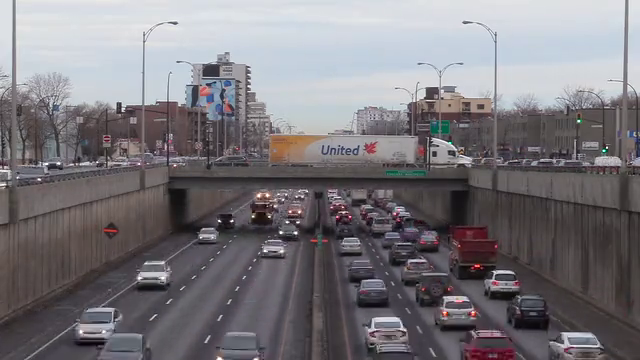
#> input picture frame 127 of cars_and_pedestrian_detection/cars_video.mp4, 640 x 360 px, given in place of cars_and_pedestrian.mp4, which was not available
$ python cars_and_pedestrian_detection.py
#> lines starting #> are read from the running program, lines starting #| are printed output that depends on the picture; after the words box and inside, x2 and y2 are one past the last pixel; in counts of white or black regions, pixels touching at a corner belong together; pictures that were not available may be replaced by others from this repository, and a replacement may not be noted
import cv2

# sample image file
img_file = 'cars.jpeg'
# sample video file
video = cv2.VideoCapture('cars_and_pedestrian.mp4')
# pretrained data
cars_classifier = 'cars.xml'
pedestrian_classifier = 'haarcascade_fullbody.xml'
# train the data
cars_tracker = cv2.CascadeClassifier(cars_classifier)
pedestrian_tracker = cv2.CascadeClassifier(pedestrian_classifier)
# while the video is open
while True:
    # read the video and get the frame -- read_successful will return a boolean value and frame return all frames in each loopings
    read_successful, frame = video.read()
#> frame is the input picture: shape (360, 640, 3); mean B, G, R 123, 118.3, 121.6
    # if it is successful only
    if read_successful:
        # convert the video to greyscale
        greyscale_frame = cv2.cvtColor(frame, cv2.COLOR_BGR2GRAY)
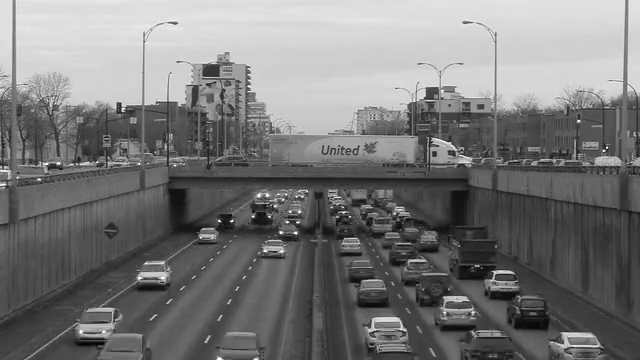
#> greyscale_frame: shape (360, 640); min 0, max 255, mean 119.8
    else:
        # exit
        break
    # get all the frames in all sizes
    cars = cars_tracker.detectMultiScale(greyscale_frame, 1.1, 1)
#> cars = [[414, 109, 21, 21], [346, 241, 21, 21], [189, 223, 31, 31], [465, 210, 30, 30], [252, 230, 41, 41], [351, 272, 47, 47], [450, 245, 50, 50], [475, 265, 50, 50], [430, 296, 50, 50], [124, 257, 50, 50], [504, 288, 54, 54], [66, 310, 51, 50]]
    pedestrians = pedestrian_tracker.detectMultiScale(greyscale_frame, 1.1, 1)
#> pedestrians = [[188, 80, 14, 30]]
    # loop through the values we got from cars and form a rectangle
    for(x, y, w, h) in cars:
        # create a rectangle
        cv2.rectangle(frame, (x +1, y + 2), (x + w, y+h), (255, 0, 0), 2 )
        cv2.rectangle(frame, (x, y), (x+w, y+h), (0, 0, 255), 2)
#> this loop made 12 passes
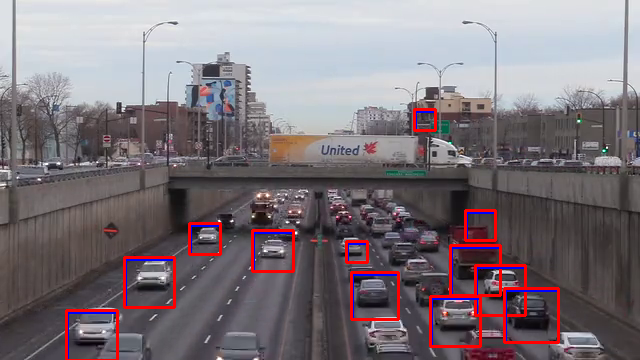
#> frame: shape (360, 640, 3); 3.04% of pixels changed, all inside (x1, y1, x2, y2) = (65, 108, 560, 360)
    # Draw a rectangle around pedestrians
    for(x, y, w, h) in pedestrians:
        cv2.rectangle(frame, (x, y), (x+w, y+h), (0, 255, 255), 2)
#> this loop made 1 pass
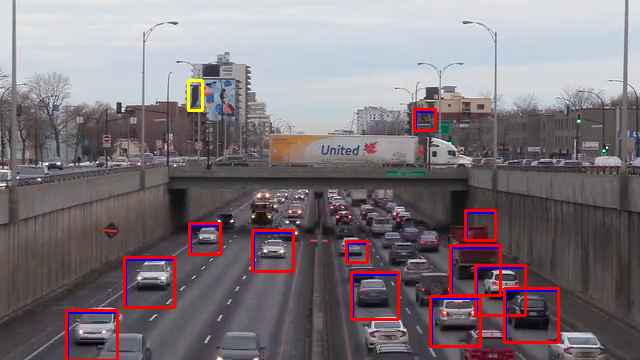
#> frame: shape (360, 640, 3); 0.11% of pixels changed, all inside (x1, y1, x2, y2) = (187, 79, 204, 112)
    # to create a frame
    cv2.imshow('cars_and_pedestrian_detection', frame)
    # wait the frame from closing
    key = cv2.waitKey(1)
#> (key Esc is pressed here)
    # close if 'q' pressed
    if key == 81 or key == 113:
        break

video.release()

$ run again, starting later in the video
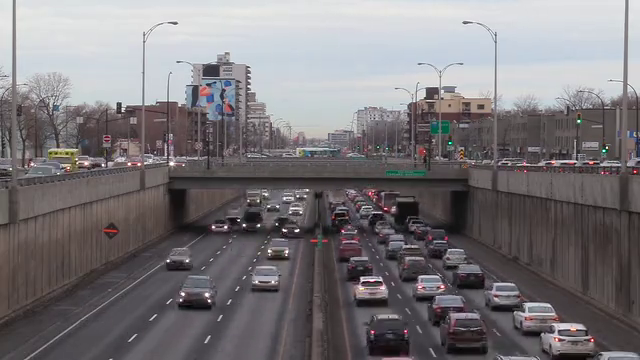
#> input picture frame 573 of cars_and_pedestrian_detection/cars_video.mp4, 640 x 360 px, given in place of cars_and_pedestrian.mp4, which was not available
#> frame is the input picture: shape (360, 640, 3); mean B, G, R 120.8, 117.8, 121.7
#> cars = [[262, 197, 21, 21], [516, 316, 28, 28], [258, 234, 36, 36], [153, 236, 49, 49], [239, 256, 53, 53], [167, 271, 56, 56], [246, 226, 52, 52], [346, 268, 54, 54], [471, 266, 63, 63]]
#> pedestrians = [[188, 80, 14, 30]]
#> the loop `for(x, y, w, h) in cars:` made 9 passes
#> after the loop `for(x, y, w, h) in cars:`:
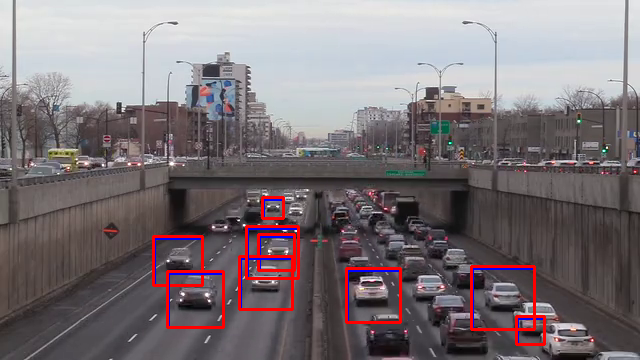
#> frame: shape (360, 640, 3); 2.57% of pixels changed, all inside (x1, y1, x2, y2) = (152, 196, 546, 346)
#> the loop `for(x, y, w, h) in pedestrians:` made 1 pass
#> after the loop `for(x, y, w, h) in pedestrians:`:
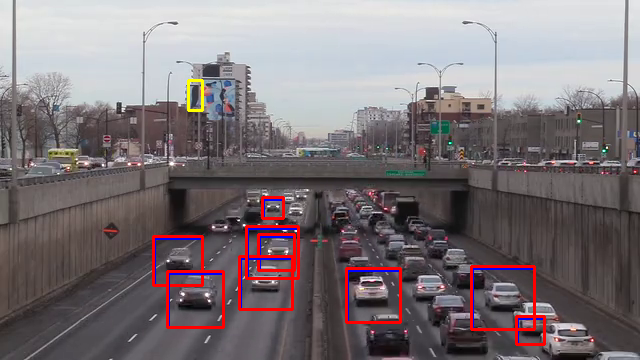
#> frame: shape (360, 640, 3); 0.11% of pixels changed, all inside (x1, y1, x2, y2) = (187, 79, 204, 112)

$ run again, starting later in the video
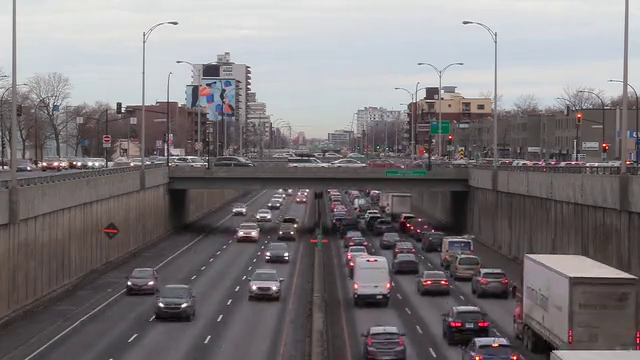
#> input picture frame 1020 of cars_and_pedestrian_detection/cars_video.mp4, 640 x 360 px, given in place of cars_and_pedestrian.mp4, which was not available
#> frame is the input picture: shape (360, 640, 3); mean B, G, R 121.3, 118.9, 123.7
#> cars = [[256, 233, 44, 44], [382, 239, 47, 47], [408, 260, 52, 52], [235, 260, 58, 58], [113, 257, 55, 55], [144, 280, 60, 60], [458, 243, 76, 76]]
#> pedestrians = [[188, 80, 14, 30], [21, 106, 33, 66]]
#> the loop `for(x, y, w, h) in cars:` made 7 passes
#> after the loop `for(x, y, w, h) in cars:`:
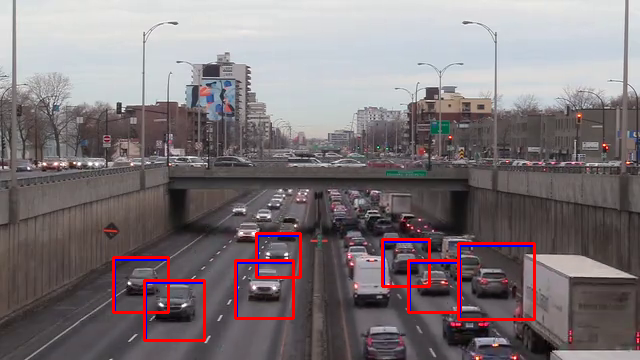
#> frame: shape (360, 640, 3); 2.42% of pixels changed, all inside (x1, y1, x2, y2) = (112, 232, 536, 342)
#> the loop `for(x, y, w, h) in pedestrians:` made 2 passes
#> after the loop `for(x, y, w, h) in pedestrians:`:
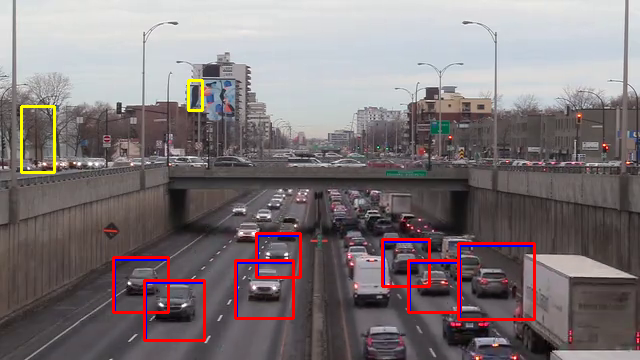
#> frame: shape (360, 640, 3); 0.37% of pixels changed, all inside (x1, y1, x2, y2) = (20, 79, 204, 174)
